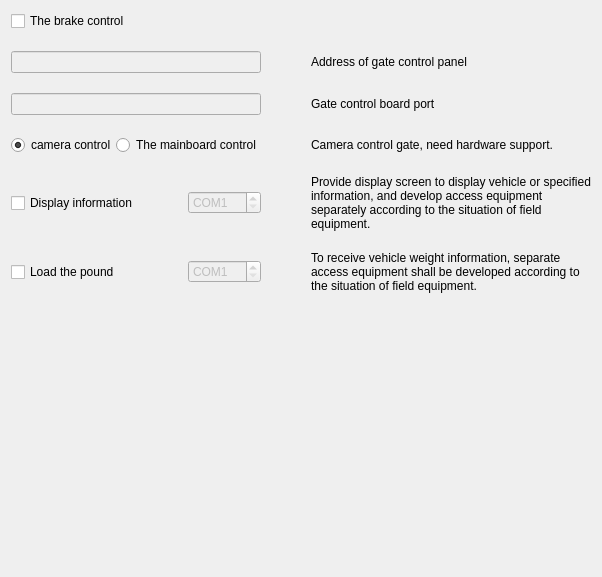
         <widget class="QWidget" name="Additional">
          <property name="enabled">
           <bool>true</bool>
          </property>
          <attribute name="title">
           <string>Additional</string>
          </attribute>
          <layout class="QGridLayout" name="gridLayout_12" columnstretch="0,0,0,0,0">
           <property name="horizontalSpacing">
            <number>50</number>
           </property>
           <property name="verticalSpacing">
            <number>20</number>
           </property>
           <item row="1" column="0" colspan="3">
            <widget class="QLineEdit" name="lineEdit">
             <property name="enabled">
              <bool>false</bool>
             </property>
            </widget>
           </item>
           <item row="4" column="0">
            <widget class="QCheckBox" name="checkBox_6">
             <property name="text">
              <string>Display information</string>
             </property>
            </widget>
           </item>
           <item row="4" column="3" colspan="2">
            <widget class="QLabel" name="label_38">
             <property name="text">
              <string>Provide display screen to display vehicle or specified information, and develop access equipment separately according to the situation of field equipment.</string>
             </property>
             <property name="wordWrap">
              <bool>true</bool>
             </property>
            </widget>
           </item>
           <item row="2" column="3" colspan="2">
            <widget class="QLabel" name="label_9">
             <property name="text">
              <string>Gate control board port</string>
             </property>
             <property name="wordWrap">
              <bool>true</bool>
             </property>
            </widget>
           </item>
           <item row="5" column="3" colspan="2">
            <widget class="QLabel" name="label_36">
             <property name="text">
              <string>To receive vehicle weight information, separate access equipment shall be developed according to the situation of field equipment.</string>
             </property>
             <property name="wordWrap">
              <bool>true</bool>
             </property>
            </widget>
           </item>
           <item row="5" column="0">
            <widget class="QCheckBox" name="checkBox_5">
             <property name="text">
              <string>Load the pound</string>
             </property>
            </widget>
           </item>
           <item row="0" column="0">
            <widget class="QCheckBox" name="checkBox_7">
             <property name="enabled">
              <bool>true</bool>
             </property>
             <property name="text">
              <string>The brake control</string>
             </property>
            </widget>
           </item>
           <item row="1" column="3" colspan="2">
            <widget class="QLabel" name="label_8">
             <property name="text">
              <string>Address of gate control panel</string>
             </property>
             <property name="wordWrap">
              <bool>true</bool>
             </property>
            </widget>
           </item>
           <item row="2" column="0" colspan="3">
            <widget class="QLineEdit" name="lineEdit_6">
             <property name="enabled">
              <bool>false</bool>
             </property>
            </widget>
           </item>
           <item row="3" column="0" colspan="3">
            <layout class="QHBoxLayout" name="horizontalLayout_3">
             <item>
              <widget class="QRadioButton" name="radioButton_3">
               <property name="text">
                <string>camera control</string>
               </property>
               <property name="checked">
                <bool>true</bool>
               </property>
              </widget>
             </item>
             <item>
              <widget class="QRadioButton" name="radioButton_4">
               <property name="text">
                <string>The mainboard control</string>
               </property>
              </widget>
             </item>
            </layout>
           </item>
           <item row="6" column="1">
            <spacer name="verticalSpacer_8">
             <property name="orientation">
              <enum>Qt::Vertical</enum>
             </property>
             <property name="sizeHint" stdset="0">
              <size>
               <width>20</width>
               <height>273</height>
              </size>
             </property>
            </spacer>
           </item>
           <item row="5" column="1" colspan="2">
            <widget class="QSpinBox" name="spinBox_4">
             <property name="enabled">
              <bool>false</bool>
             </property>
             <property name="suffix">
              <string/>
             </property>
             <property name="prefix">
              <string>COM</string>
             </property>
             <property name="minimum">
              <number>1</number>
             </property>
            </widget>
           </item>
           <item row="3" column="3" colspan="2">
            <widget class="QLabel" name="label_12">
             <property name="text">
              <string>Camera control gate, need hardware support.</string>
             </property>
             <property name="wordWrap">
              <bool>true</bool>
             </property>
            </widget>
           </item>
           <item row="4" column="1" colspan="2">
            <widget class="QSpinBox" name="spinBox_5">
             <property name="enabled">
              <bool>false</bool>
             </property>
             <property name="suffix">
              <string/>
             </property>
             <property name="prefix">
              <string>COM</string>
             </property>
             <property name="minimum">
              <number>1</number>
             </property>
            </widget>
           </item>
          </layout>
         </widget>
